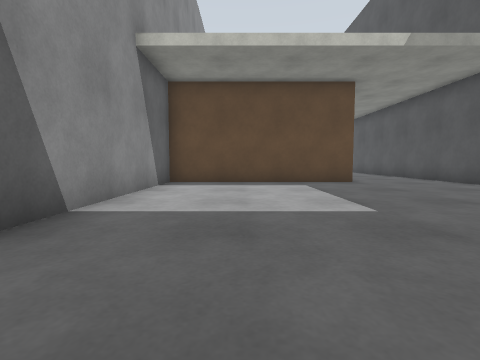
View 1 (above)

16 first-person views from a walk through a Gazebo world. The camera is 0.72 m above the floor, tilts 4° down and sees 85° across. The floor is counted in squares, 1 m on a side. Each view is taken from the middle of a square. On the plan, view 1 faces up. The plan holds only what a view shows up to about 9 squares ahead; the rest is blank. The place goes on beyond the plan.

View 2
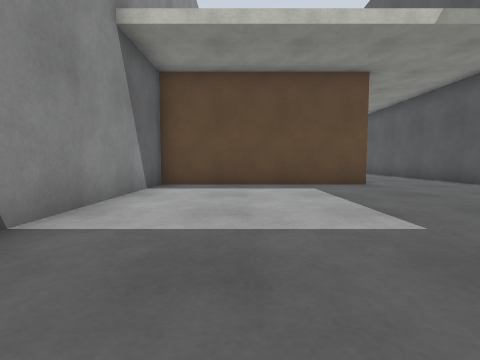

View 3
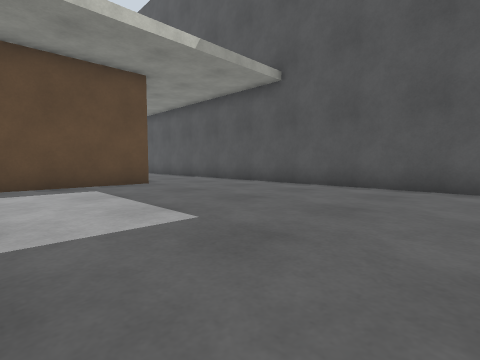

View 4
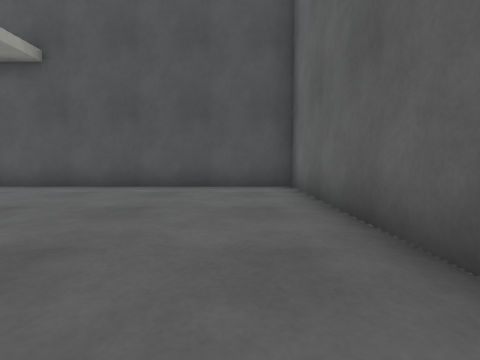

View 5
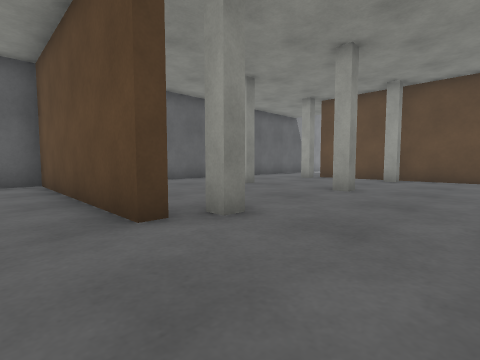

View 6
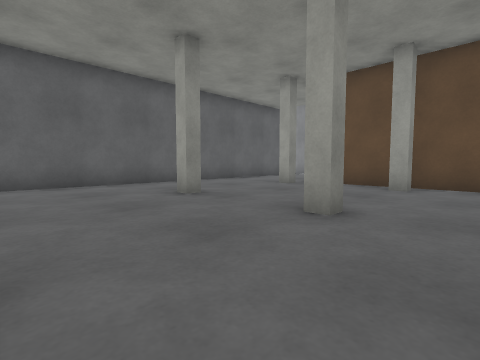

View 7
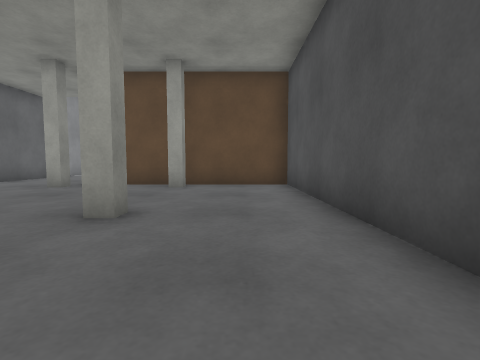

View 8
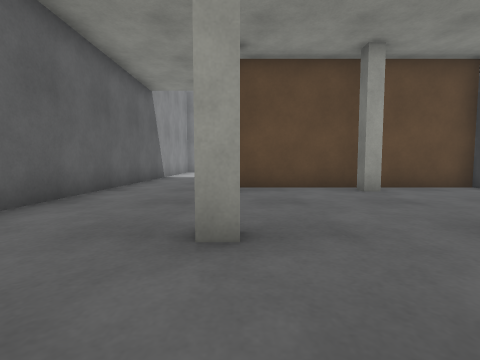

View 9
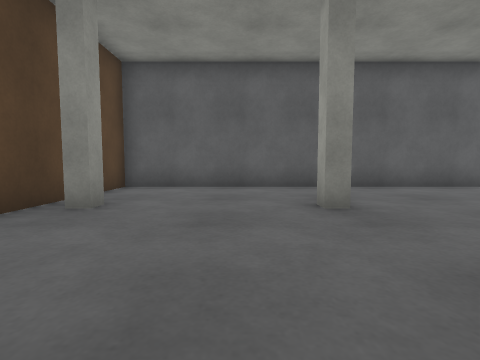

View 10
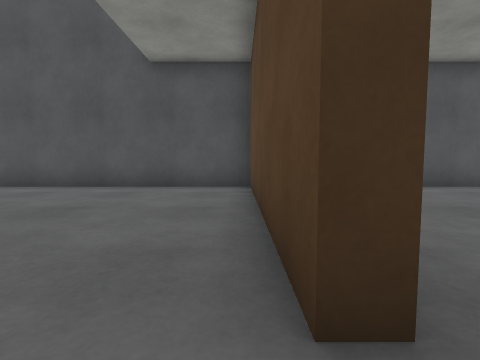

View 11
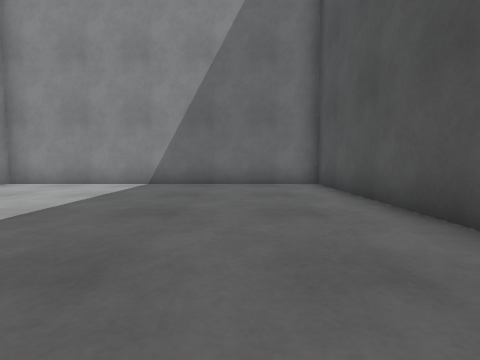

View 12
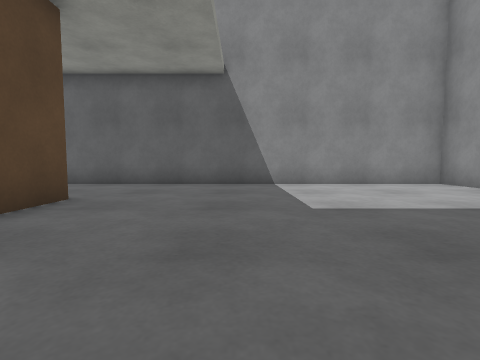

View 13
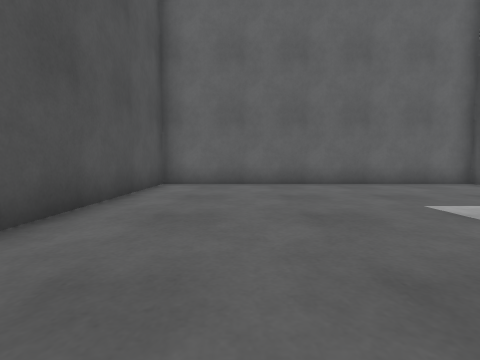

View 14
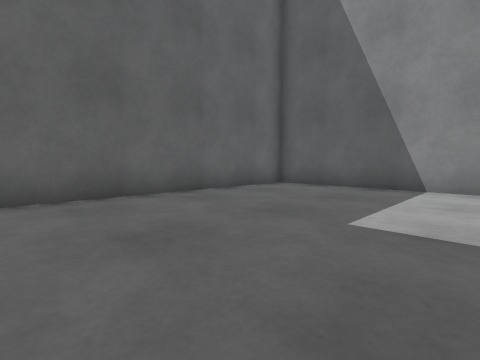

View 15
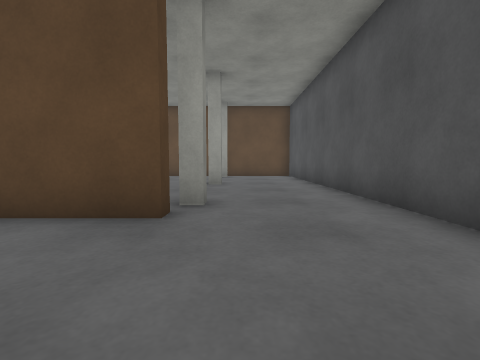

View 16
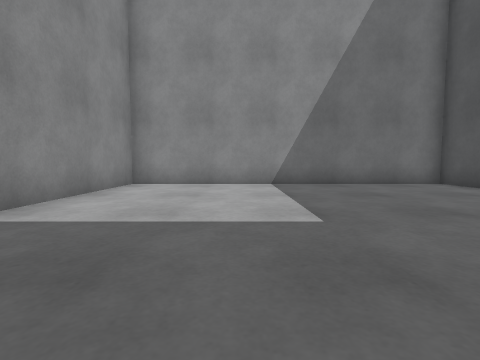

### Floor plan
Key: @ floor where view 1 was taken; # wall or solid block; . floor; B grey box; P grey post.
Columns run from 3 left of view 1 to 8 right of it. Each row starts with its distance up from view 1.
 30 ############
 29 #..........#
 28 #..........#
 27 #..........#
 26 #..........#
 25 #..........#
 24 #..........#
 23 #..........#
 22 #..........#
 21 #..........#
 20 #...BBBBBBB#
 19 #...P..B...#
 18 #......P...#
 17 #..........#
 16 #..........#
 15 #...P..P...#
 14 #..........#
 13 #..........#
 12 #..........#
 11 #...P..P...#
 10 #BBBPBBP...#
  9 #..........#
  8 #..........#
  7 #..........#
  6 #..........#
  5 #..........#
  4 #..........#
  3 #..........#
  2 #..........#
  1 #..........#
  0 #..@.......#
 -1 ############

Where each view was taken, in squares from view 1:
view 1: 0 up, 0 right, facing up
view 2: 1 up, 0 right, facing up
view 3: 1 up, 0 right, facing up-right
view 4: 1 up, 0 right, facing right
view 5: 8 up, 7 right, facing up-left
view 6: 11 up, 6 right, facing up-left
view 7: 11 up, 6 right, facing up
view 8: 12 up, 1 right, facing up
view 9: 13 up, 5 right, facing left
view 10: 20 up, 0 right, facing right
view 11: 21 up, 5 right, facing up
view 12: 23 up, 6 right, facing left
view 13: 8 up, 5 right, facing down
view 14: 5 up, 5 right, facing down-left
view 15: 6 up, 5 right, facing up
view 16: 21 up, 1 right, facing up
